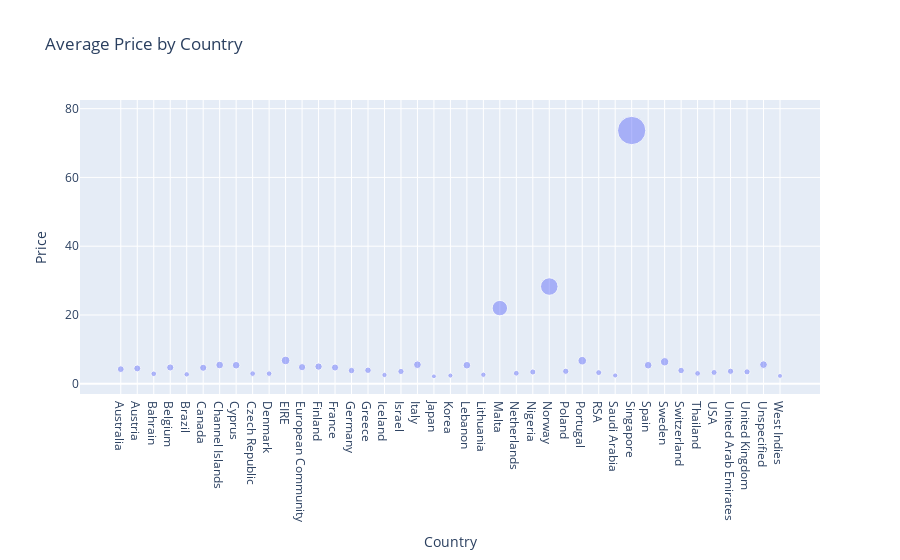

Write notebook code for a chart like this one.
### Code cell
#checking for the average price by country

px.scatter(data.iloc[:, [5, 7]].groupby(["Country"]).mean(), 
           y = "Price", size = "Price", title = "Average Price by Country", opacity = 0.48)

### Figure 1 — Plotly figure (JSON) as saved in the notebook; plotly's stock layout.template omitted (floating-point values rounded to 4 significant figures)
{"data": [{"hovertemplate": "Country=%{x}<br>Price=%{marker.size}<extra></extra>", "legendgroup": "", "marker": {"color": "#636efa", "opacity": 0.48, "size": [4.24, 4.461, 2.89, 4.728, 2.727, 4.641, 5.443, 5.386, 2.938, 2.935, 6.772, 4.82, 4.99, 4.714, 3.834, 3.923, 2.546, 3.571, 5.528, 2.163, 2.385, 5.388, 2.616, 21.99, 3.047, 3.416, 28.27, 3.627, 6.701, 3.232, 2.411, 73.65, 5.39, 6.391, 3.853, 3.0, 3.282, 3.623, 3.459, 5.555, 2.274], "sizemode": "area", "sizeref": 0.1841, "symbol": "circle"}, "mode": "markers", "name": "", "orientation": "v", "showlegend": false, "type": "scatter", "x": ["Australia", "Austria", "Bahrain", "Belgium", "Brazil", "Canada", "Channel Islands", "Cyprus", "Czech Republic", "Denmark", "EIRE", "European Community", "Finland", "France", "Germany", "Greece", "Iceland", "Israel", "Italy", "Japan", "Korea", "Lebanon", "Lithuania", "Malta", "Netherlands", "Nigeria", "Norway", "Poland", "Portugal", "RSA", "Saudi Arabia", "Singapore", "Spain", "Sweden", "Switzerland", "Thailand", "USA", "United Arab Emirates", "United Kingdom", "Unspecified", "West Indies"], "xaxis": "x", "y": [4.24, 4.461, 2.89, 4.728, 2.727, 4.641, 5.443, 5.386, 2.938, 2.935, 6.772, 4.82, 4.99, 4.714, 3.834, 3.923, 2.546, 3.571, 5.528, 2.163, 2.385, 5.388, 2.616, 21.99, 3.047, 3.416, 28.27, 3.627, 6.701, 3.232, 2.411, 73.65, 5.39, 6.391, 3.853, 3.0, 3.282, 3.623, 3.459, 5.555, 2.274], "yaxis": "y"}], "layout": {"legend": {"itemsizing": "constant", "tracegroupgap": 0}, "title": {"text": "Average Price by Country"}, "xaxis": {"anchor": "y", "domain": [0, 1], "title": {"text": "Country"}}, "yaxis": {"anchor": "x", "domain": [0, 1], "title": {"text": "Price"}}}}
